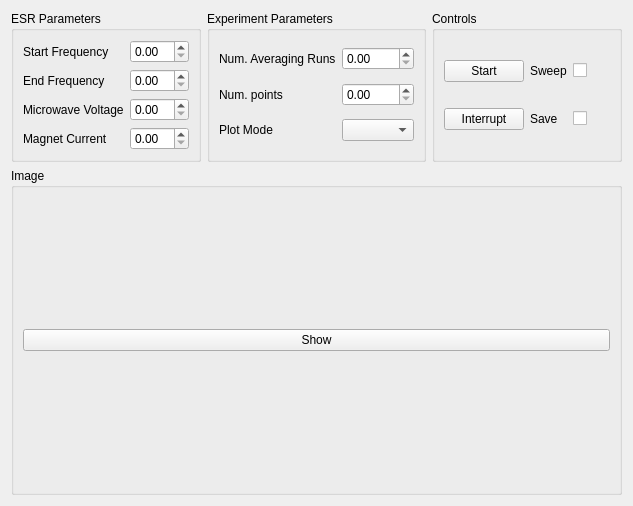
<?xml version="1.0" encoding="UTF-8"?>
<ui version="4.0">
 <class>Form</class>
 <widget class="QWidget" name="Form">
  <property name="geometry">
   <rect>
    <x>0</x>
    <y>0</y>
    <width>633</width>
    <height>506</height>
   </rect>
  </property>
  <property name="windowTitle">
   <string>Form</string>
  </property>
  <layout class="QGridLayout" name="gridLayout" rowstretch="0,1">

   <item row="0" column="0">
    <widget class="QGroupBox" name="move_groupBox">
     <property name="title">
      <string>ESR Parameters</string>
     </property>
     <layout class="QGridLayout" name="gridLayout" columnstretch="0,0">
      <item row="0" column="1">
       <widget class="QDoubleSpinBox" name="freqmin_doubleSpinBox"/>
      </item>
      <item row="0" column="0">
       <widget class="QLabel" name="label_10">
        <property name="text">
         <string>Start Frequency</string>
        </property>
       </widget>
      </item>
      <item row="1" column="1">
       <widget class="QDoubleSpinBox" name="freqmax_doubleSpinBox"/>
      </item>
      <item row="1" column="0">
       <widget class="QLabel" name="label_11">
        <property name="text">
         <string>End Frequency</string>
        </property>
       </widget>
      </item>
      <item row="2" column="1">
       <widget class="QDoubleSpinBox" name="Vpp_doubleSpinBox"/>
      </item>
      <item row="2" column="0">
       <widget class="QLabel" name="label_10">
        <property name="text">
         <string>Microwave Voltage</string>
        </property>
       </widget>
      </item>
      <item row="3" column="1">
       <widget class="QDoubleSpinBox" name="magcurr_doubleSpinBox"/>
      </item>
      <item row="3" column="0">
       <widget class="QLabel" name="label_11">
        <property name="text">
         <string>Magnet Current</string>
        </property>
       </widget>
      </item>
     </layout>
    </widget>
   </item>

   <item row="0" column="1">
    <widget class="QGroupBox" name="image_groupBox">
     <property name="title">
      <string>Experiment Parameters</string>
     </property>
     <layout class="QGridLayout" name="gridLayout_3" columnstretch="0,0">

      <item row="0" column="1">
       <widget class="QDoubleSpinBox" name="Navg_doubleSpinBox"/>
      </item>
      <item row="0" column="0">
       <widget class="QLabel" name="label_10">
        <property name="text">
         <string>Num. Averaging Runs</string>
        </property>
       </widget>
      </item>

      <item row="1" column="1">
       <widget class="QDoubleSpinBox" name="Npts_doubleSpinBox"/>
      </item>
      <item row="1" column="0">
       <widget class="QLabel" name="label_10">
        <property name="text">
         <string>Num. points</string>
        </property>
       </widget>
      </item>

      <item row="2" column="1">
       <widget class="QComboBox" name="plot_ComboBox"/>
      </item>
      <item row="2" column="0">
       <widget class="QLabel" name="label_10">
        <property name="text">
         <string>Plot Mode</string>
        </property>
       </widget>
      </item>

     </layout>
    </widget>
   </item>

   <item row="0" column="2">
    <widget class="QGroupBox" name="camera_controls_groupBox">
     <property name="title">
      <string>Controls</string>
     </property>
     <layout class="QGridLayout" name="gridLayout" columnstretch="0,0">

      <item row="1" column="0">
       <widget class="QPushButton" name="interrupt_pushButton">
        <property name="text">
         <string>Interrupt</string>
        </property>
       </widget>
      </item>

      <item row="0" column="0">
       <widget class="QPushButton" name="start_pushButton">
        <property name="text">
         <string>Start</string>
        </property>
       </widget>
      </item>

      <item row="0" column="2">
       <widget class="QCheckBox" name="sweep_CheckBox"/>
      </item>
      <item row="0" column="1">
       <widget class="QLabel" name="label_10">
        <property name="text">
         <string>Sweep</string>
        </property>
       </widget>
      </item>

      <item row="1" column="2">
       <widget class="QCheckBox" name="save_CheckBox"/>
      </item>
      <item row="1" column="1">
       <widget class="QLabel" name="label_10">
        <property name="text">
         <string>Save</string>
        </property>
       </widget>
      </item>

     </layout>
    </widget>
   </item>

   <item row="1" column="0" colspan="3">
    <widget class="QGroupBox" name="plot_groupBox">
     <property name="title">
      <string>Image</string>
     </property>
     <layout class="QVBoxLayout" name="verticalLayout">
      <item>
       <widget class="QPushButton" name="show_pushButton">
        <property name="text">
         <string>Show</string>
        </property>
       </widget>
      </item>
     </layout>
    </widget>
   </item>

  </layout>
 </widget>
 <resources/>
 <connections/>
</ui>
